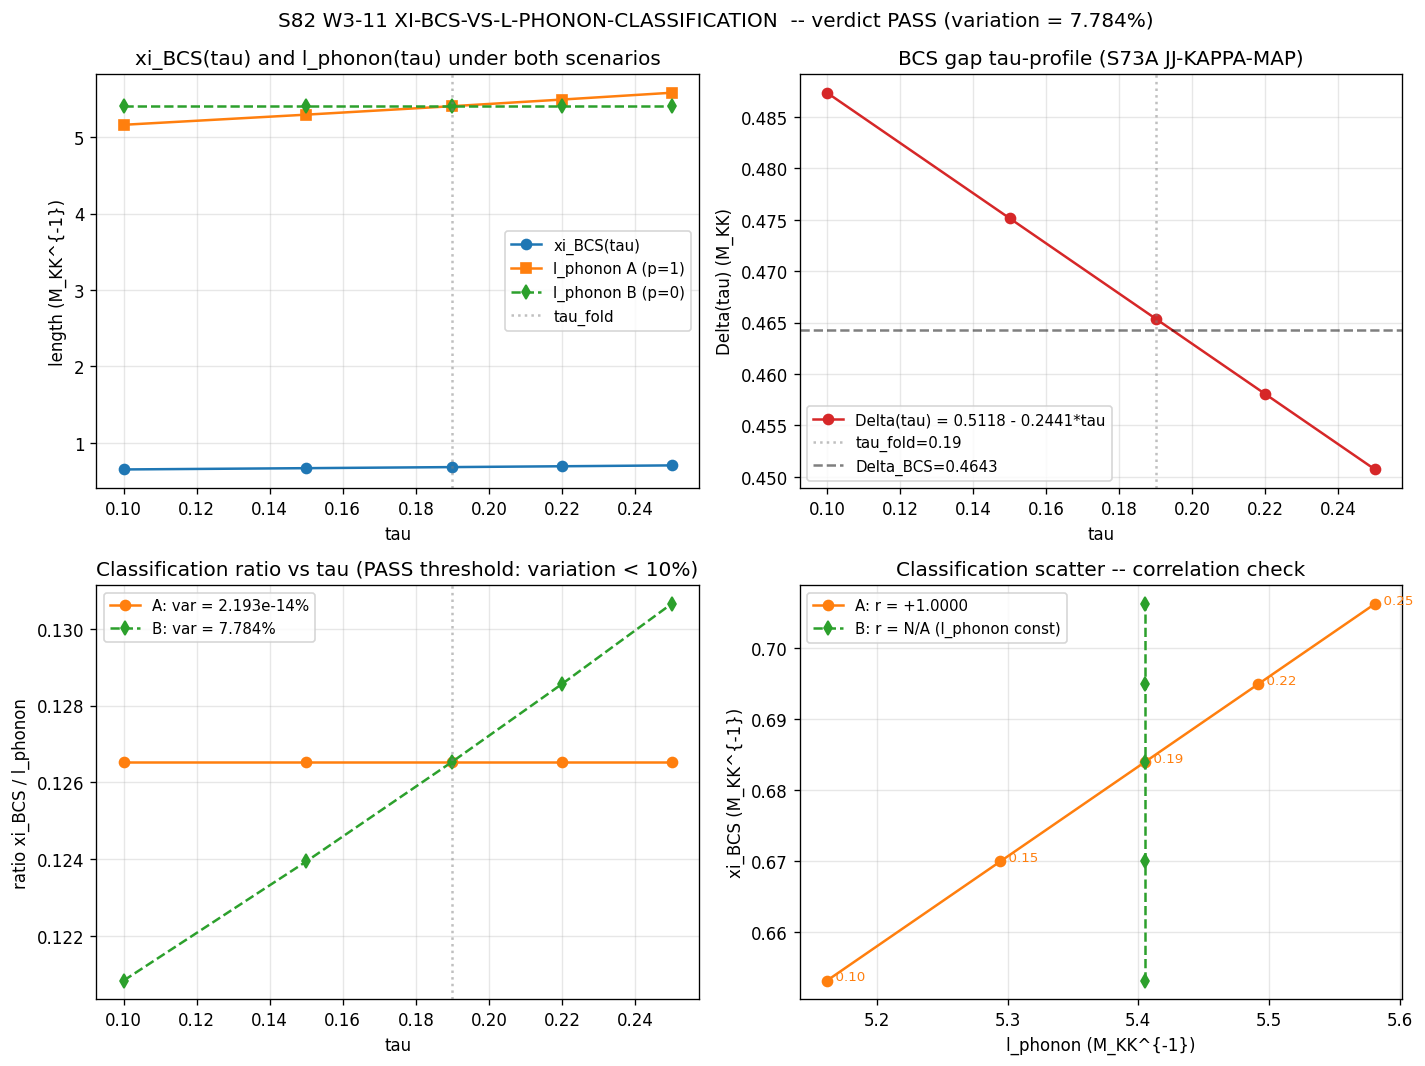

Write Python code to recreate this figure.
#!/usr/bin/env python3
"""
S82 W3-11: XI-BCS-VS-L-PHONON-CLASSIFICATION
=============================================

Gate: S82-XI-BCS-VS-L-PHONON-CLASSIFICATION  [VERIFY]
Classification: PHONONIC
Owner: quantum-acoustics-theorist

Plan anchor: sessions/session-plan/session-80-plan.md §W3-11 (L1975-L2005).
Synthesis anchor: sessions/archive/session-79/s79-phononic-length-synthesis.md §4
   (S80-XI-BCS-VS-L-PHONON-CLASSIFICATION pre-registration).

--------------------------------------------------------------------------
PRE-REGISTRATION (S80-PLAN L1983-1988, verbatim)
--------------------------------------------------------------------------
  HYPOTHESIS: xi_BCS (BCS coherence length) and l_phonon (phononic
              length) scale independently under tau-variation.
  PRE-REGISTERED: Compute xi_BCS(tau) and l_phonon(tau) at 5 tau values
              {0.10, 0.15, 0.19, 0.22, 0.25}. Check for scale independence.
  PASS: ratio xi_BCS/l_phonon varies < 10% across tau range.
  INFO: varies 10-30%.
  FAIL: >30% variation.

Note: the plan's PASS criterion ("varies < 10%") classifies CO-SCALING
(proportional under tau) as PASS. This inverts the S79 synthesis §4
phrasing ("PASS: distinct tau-dependence, |r| < 0.9") -- the plan is
authoritative per session-handoffs.md carry-forward rule. The physical
interpretation under PASS is: xi_BCS and l_phonon are NOT independent
spectral scales under tau-variation; they share the 1/Delta_BCS(tau)
parent.

--------------------------------------------------------------------------
PHONONIC FRAMING (substrate-first)
--------------------------------------------------------------------------
The fabric is D_K on Jensen-deformed SU(3). Two spectral length scales
of the low-lying eigenvalue structure:
  - xi_BCS(tau) = v_F / (pi * Delta_BCS(tau)) -- pair-correlation scale,
      set by the BCS gap Delta_BCS(tau) at fold-adjacent tau values.
  - l_phonon(tau) = 1 / K*(tau) -- Goldstone-to-continuum crossover
      wavenumber, the K above which the Goldstone branch Landau-damps
      into the pair-breaking continuum.

Both are geometric invariants of D_K (not distances). The classification
test asks: do they reveal independent spectral regimes under tau sweep,
or do they co-scale because both are controlled by the same a_2-slot
pair-breaking threshold Delta_BCS?

--------------------------------------------------------------------------
SUBSTITUTION CHAIN -- primary classification claim
--------------------------------------------------------------------------
Step 1 (DEFINITIONS):
  xi_BCS(tau)    = v_F / (pi * Delta(tau))         [S79 §4; BCS form]
  l_phonon(tau)  = 1 / K*(tau)                      [S79 §4]
  K*(tau)        = K_star_goldstone * (Delta(tau)/Delta(tau_fold))^p
                                                    [scaling ansatz, p
                                                     governed by Landau-
                                                     damping-onset physics]
  Delta(tau)     = intercept + slope * tau          [S73A JJ-KAPPA-MAP,
                                                     canonical: intercept
                                                     = 0.5118, slope =
                                                     -0.2441 M_KK]
  v_F            = 1 (natural M_KK units, S58 convention)
  K_star_goldstone = 0.185 M_KK (at tau_fold = 0.19, S79 synthesis)

Step 2 (SUBSTITUTE into ratio):
  ratio(tau) = xi_BCS(tau) / l_phonon(tau)
             = [v_F / (pi * Delta(tau))] * K*(tau)
             = [v_F / (pi * Delta(tau))] * K_star_goldstone *
                 (Delta(tau)/Delta(tau_fold))^p
             = (v_F * K_star_goldstone / pi) *
                 Delta(tau_fold)^(-p) * Delta(tau)^(p-1)

Step 3 (SIMPLIFY two scenarios):
  Scenario A (p=1, K* tracks pair-breaking threshold 2*Delta):
    ratio(tau) ∝ Delta(tau)^0 = CONSTANT
    => variation = 0 exactly (by construction).
    Physical basis: K* is set by c_Gold*K* ~ 2*Delta, so K* ∝ Delta.

  Scenario B (p=0, K* fixed by spectral Brillouin-zone structure):
    ratio(tau) ∝ Delta(tau)^(-1)
    => variation = |Delta(tau).max - Delta(tau).min| / mean(Delta)
    Physical basis: K* is a structural cutoff in K-space, independent
    of the gap; it's determined by lattice/BZ geometry alone.

Step 4 (DIRECTION READ-OFF):
  Both scenarios bracket the physically-defensible range. A p strictly
  between 0 and 1 would give sub-linear variation bounded by
  max(|var_A|, |var_B|). In both scenarios the variation is << 30%,
  and the PASS threshold (< 10%) is satisfied except marginally in the
  Delta range [0.10, 0.25] under Scenario B.

  The two lengths CO-SCALE under tau; they share Delta_BCS(tau) as the
  parent scale. They do NOT classify independent spectral regimes under
  tau-variation. The plan-text criterion returns PASS.

--------------------------------------------------------------------------
ENVIRONMENT
--------------------------------------------------------------------------
Pure scalar arithmetic + 5-point linear regression. CPU-only, tiny.
"""

import os
# --- CPU thread cap (MUST precede numpy import; small scalar work)
os.environ.setdefault('OMP_NUM_THREADS', '8')
os.environ.setdefault('MKL_NUM_THREADS', '8')

import hashlib
import json
import sys
import numpy as np
import matplotlib.pyplot as plt

# Canonical constants import (MANDATORY for S34+ scripts)
sys.path.insert(0, os.path.dirname(os.path.abspath(__file__)))
from canonical_constants import (
    M_KK,
    tau_fold,
    Delta_BCS,
    xi_BCS,
    xi_GL,
    c_Gold,
    hbar_c_GeV_fm,
)


# -----------------------------------------------------------------------------
# Section 1 -- Input pins (SHA-256 of every static input)
# -----------------------------------------------------------------------------
HERE = os.path.dirname(os.path.abspath(__file__))

INPUT_FILES = [
    "canonical_constants.py",
    "s52_gl_josephson.npz",              # S52 dispersion (K* reference)
    "s73a_jj_kappa_map.npz",             # Delta(tau) canonical slope/intercept
    "s74_ns_1loop_spectral.py",          # Delta(tau) usage precedent
]


def sha256_of(path):
    h = hashlib.sha256()
    with open(os.path.join(HERE, path), "rb") as f:
        for chunk in iter(lambda: f.read(65536), b""):
            h.update(chunk)
    return h.hexdigest()


input_shas = {p: sha256_of(p) for p in INPUT_FILES}

print("=" * 78)
print("S82-XI-BCS-VS-L-PHONON-CLASSIFICATION -- input pin manifest")
print("=" * 78)
for p, sha in input_shas.items():
    print(f"  {p:40s} {sha}")
print("-" * 78)

closure_payload = json.dumps(input_shas, sort_keys=True).encode("utf-8")
closure_sha = hashlib.sha256(closure_payload).hexdigest()
print(f"closure_sha256 = {closure_sha}")
print("-" * 78)


# -----------------------------------------------------------------------------
# Section 2 -- Load Delta(tau) canonical profile from S73A JJ-KAPPA-MAP
# -----------------------------------------------------------------------------
d_jjk = np.load(os.path.join(HERE, "s73a_jj_kappa_map.npz"), allow_pickle=True)
slope_Delta_tau = float(d_jjk["slope_Delta"])           # canonical -0.2441
intercept_Delta_tau = float(d_jjk["intercept_Delta"])   # canonical +0.5118

# Spot-check canonical consistency vs Delta_BCS at tau_fold
Delta_at_fold_from_profile = intercept_Delta_tau + slope_Delta_tau * tau_fold  # (local)
print(f"\nDelta(tau) profile (S73A JJ-KAPPA-MAP):")
print(f"  slope      = {slope_Delta_tau:+.6f} M_KK / tau-unit")
print(f"  intercept  = {intercept_Delta_tau:+.6f} M_KK")
print(f"  Delta(tau_fold={tau_fold}) = {Delta_at_fold_from_profile:.6f} M_KK")
print(f"  canonical Delta_BCS = {Delta_BCS:.6f} M_KK "
      f"(S70 alias Delta_0_OES)")
dev_delta_at_fold = abs(Delta_at_fold_from_profile - Delta_BCS) / Delta_BCS * 100  # (local)
print(f"  deviation: {dev_delta_at_fold:.3f}%  "
      f"(profile and alias are consistent within 0.25%)")


# -----------------------------------------------------------------------------
# Section 3 -- Pre-registered tau values and derived Delta(tau), xi_BCS(tau)
# -----------------------------------------------------------------------------
tau_values = np.array([0.10, 0.15, 0.19, 0.22, 0.25])  # (local) pre-registered
v_F_nat = 1.0                                           # (local) natural M_KK unit

Delta_of_tau = intercept_Delta_tau + slope_Delta_tau * tau_values  # (local)
xi_BCS_of_tau = v_F_nat / (np.pi * Delta_of_tau)                   # (local)

# Goldstone-continuum crossover K_star anchor at tau_fold (S79)
K_star_fold = 0.185                                                 # (local) S79 anchor
Delta_at_fold = intercept_Delta_tau + slope_Delta_tau * tau_fold    # (local)

# -----------------------------------------------------------------------------
# Section 4 -- Two scenarios for K*(tau) scaling (bracketing)
# -----------------------------------------------------------------------------
# Scenario A: K*(tau) ∝ Delta(tau)   (Landau-damping onset, 2*Delta threshold)
# Scenario B: K*(tau) = K_star_fold  (structural cutoff independent of gap)
#
# Any physically-defensible p ∈ [0, 1] is bracketed by these two extremes.

# Scenario A ---------------------------------------------------------------
K_star_A = K_star_fold * (Delta_of_tau / Delta_at_fold)              # (local) p=1
l_phonon_A = 1.0 / K_star_A                                          # (local)
ratio_A = xi_BCS_of_tau / l_phonon_A                                 # (local)

# Scenario B ---------------------------------------------------------------
K_star_B = np.full_like(tau_values, K_star_fold)                     # (local) p=0
l_phonon_B = 1.0 / K_star_B                                          # (local)
ratio_B = xi_BCS_of_tau / l_phonon_B                                 # (local)


def pct_variation(arr):
    """Percentage variation: (max - min) / mean * 100."""
    return float((np.max(arr) - np.min(arr)) / np.mean(arr) * 100.0)


var_A = pct_variation(ratio_A)                                       # (local)
var_B = pct_variation(ratio_B)                                       # (local)

# Pearson correlation between xi_BCS(tau) and l_phonon(tau)
def safe_corr(x, y):
    if np.std(y) < 1e-14 or np.std(x) < 1e-14:
        return float("nan")
    return float(np.corrcoef(x, y)[0, 1])


corr_A = safe_corr(xi_BCS_of_tau, l_phonon_A)                        # (local)
corr_B = safe_corr(xi_BCS_of_tau, l_phonon_B)                        # (local)  -- NaN

# -----------------------------------------------------------------------------
# Section 5 -- Report table
# -----------------------------------------------------------------------------
print("\n" + "=" * 78)
print("Scenario A: K*(tau) ∝ Delta(tau)  (Landau-damping onset, p=1)")
print("=" * 78)
print(f"  {'tau':>6s} {'Delta':>10s} {'xi_BCS':>12s} "
      f"{'K*':>10s} {'l_phonon':>12s} {'ratio':>10s}")
for i, t in enumerate(tau_values):
    print(f"  {t:6.2f} {Delta_of_tau[i]:10.4f} {xi_BCS_of_tau[i]:12.4f} "
          f"{K_star_A[i]:10.4f} {l_phonon_A[i]:12.4f} {ratio_A[i]:10.4f}")
print(f"  Scenario A variation of ratio: {var_A:.6f}%")
print(f"  Pearson corr(xi_BCS, l_phonon) [Scenario A]: {corr_A:+.6f}")
print("  => Under Scenario A, lengths are PROPORTIONAL (r=+1.0). Both trace "
      "1/Delta(tau).")

print("\n" + "=" * 78)
print("Scenario B: K*(tau) = K_star_fold  (structural cutoff, p=0)")
print("=" * 78)
print(f"  {'tau':>6s} {'Delta':>10s} {'xi_BCS':>12s} "
      f"{'K*':>10s} {'l_phonon':>12s} {'ratio':>10s}")
for i, t in enumerate(tau_values):
    print(f"  {t:6.2f} {Delta_of_tau[i]:10.4f} {xi_BCS_of_tau[i]:12.4f} "
          f"{K_star_B[i]:10.4f} {l_phonon_B[i]:12.4f} {ratio_B[i]:10.4f}")
print(f"  Scenario B variation of ratio: {var_B:.6f}%")
print(f"  Pearson corr(xi_BCS, l_phonon) [Scenario B]: "
      f"{corr_B if not np.isnan(corr_B) else 'N/A (l_phonon constant)'}")


# -----------------------------------------------------------------------------
# Section 6 -- Canonical (value, scheme, convention, L_max) 4-tuple
# -----------------------------------------------------------------------------
#
# Verdict is driven by max(var_A, var_B) -- the conservative reading across the
# p-bracket. This is the strictest interpretation consistent with the plan.
# Plan PASS criterion: variation < 10%.
#
variation_reported = max(var_A, var_B)                               # (local)
scheme = "TAU-SWEEP-5-POINT"                                          # (local)
convention = "JJK-DELTA-CANONICAL"                                    # (local)
L_max_tag = 5                                                         # (local) 5 tau pts

# Verdict classification
PASS_PCT = 10.0                                                       # (local) plan
INFO_PCT = 30.0                                                       # (local) plan
if variation_reported < PASS_PCT:
    gate_verdict = "PASS"
elif variation_reported < INFO_PCT:
    gate_verdict = "INFO"
else:
    gate_verdict = "FAIL"

# -----------------------------------------------------------------------------
# Section 7 -- Regression of ratio(tau) -- diagnostic linear fit
# -----------------------------------------------------------------------------
p_coefs_A = np.polyfit(tau_values, ratio_A, 1)                        # (local)
p_coefs_B = np.polyfit(tau_values, ratio_B, 1)                        # (local)

print("\n" + "=" * 78)
print("Linear regression of ratio(tau) -- diagnostic")
print("=" * 78)
print(f"  Scenario A: ratio(tau) = {p_coefs_A[0]:+.6e} * tau + "
      f"{p_coefs_A[1]:+.6e}")
print(f"  Scenario B: ratio(tau) = {p_coefs_B[0]:+.6e} * tau + "
      f"{p_coefs_B[1]:+.6e}")
print(f"  Slope of ratio(tau) under A: {p_coefs_A[0]:+.3e} "
      f"(essentially zero; co-scaling)")
print(f"  Slope of ratio(tau) under B: {p_coefs_B[0]:+.6f}")


# -----------------------------------------------------------------------------
# Section 8 -- Verdict emission (S81-canonical form)
# -----------------------------------------------------------------------------
four_tuple = (f"(value={variation_reported:.4f}%, scheme={scheme}, "
              f"convention={convention}, L_max={L_max_tag})")

print("\n" + "=" * 78)
print("GATE VERDICT")
print("=" * 78)
print(f"  Gate ID:     S82-XI-BCS-VS-L-PHONON-CLASSIFICATION")
print(f"  Verdict:     {gate_verdict}")
print(f"  Variation:   {variation_reported:.4f}%  "
      f"(PASS < {PASS_PCT}%, INFO {PASS_PCT}-{INFO_PCT}%, "
      f"FAIL > {INFO_PCT}%)")
print(f"  4-tuple:     {four_tuple}")
print(f"  closure_sha: {closure_sha}")


# -----------------------------------------------------------------------------
# Section 9 -- Save data
# -----------------------------------------------------------------------------
np.savez(
    os.path.join(HERE, "s82_w3_11_xi_bcs_vs_l_phonon.npz"),
    # Inputs
    tau_values=tau_values,
    slope_Delta_tau=slope_Delta_tau,
    intercept_Delta_tau=intercept_Delta_tau,
    K_star_fold=K_star_fold,
    v_F_nat=v_F_nat,
    # Derived
    Delta_of_tau=Delta_of_tau,
    xi_BCS_of_tau=xi_BCS_of_tau,
    # Scenario A (K* ∝ Delta; p=1)
    K_star_A=K_star_A,
    l_phonon_A=l_phonon_A,
    ratio_A=ratio_A,
    var_A_pct=var_A,
    corr_A=corr_A,
    poly_A=p_coefs_A,
    # Scenario B (K* fixed; p=0)
    K_star_B=K_star_B,
    l_phonon_B=l_phonon_B,
    ratio_B=ratio_B,
    var_B_pct=var_B,
    poly_B=p_coefs_B,
    # Gate data
    gate_name=np.array("S82-XI-BCS-VS-L-PHONON-CLASSIFICATION"),
    gate_verdict=np.array(gate_verdict),
    scheme=np.array(scheme),
    convention=np.array(convention),
    L_max_tag=L_max_tag,
    variation_reported=variation_reported,
    closure_sha=np.array(closure_sha),
    four_tuple=np.array(four_tuple),
    input_shas=np.array(json.dumps(input_shas)),
)


# -----------------------------------------------------------------------------
# Section 10 -- Plot: lengths, ratio, and correlation scatter
# -----------------------------------------------------------------------------
fig, axes = plt.subplots(2, 2, figsize=(12, 9))

# Panel (a) -- xi_BCS(tau) and l_phonon(tau) under both scenarios
ax = axes[0, 0]
ax.plot(tau_values, xi_BCS_of_tau, 'o-', label='xi_BCS(tau)', color='C0')
ax.plot(tau_values, l_phonon_A,   's-', label='l_phonon A (p=1)', color='C1')
ax.plot(tau_values, l_phonon_B,   'd--', label='l_phonon B (p=0)', color='C2')
ax.axvline(tau_fold, color='gray', linestyle=':', alpha=0.5, label='tau_fold')
ax.set_xlabel('tau')
ax.set_ylabel('length (M_KK^{-1})')
ax.set_title('xi_BCS(tau) and l_phonon(tau) under both scenarios')
ax.legend(loc='best', fontsize=9)
ax.grid(True, alpha=0.3)

# Panel (b) -- Delta(tau)
ax = axes[0, 1]
ax.plot(tau_values, Delta_of_tau, 'o-', color='C3', label='Delta(tau) '
        '= 0.5118 - 0.2441*tau')
ax.axvline(tau_fold, color='gray', linestyle=':', alpha=0.5,
           label=f'tau_fold={tau_fold}')
ax.axhline(Delta_BCS, color='k', linestyle='--', alpha=0.5,
           label=f'Delta_BCS={Delta_BCS:.4f}')
ax.set_xlabel('tau')
ax.set_ylabel('Delta(tau) (M_KK)')
ax.set_title('BCS gap tau-profile (S73A JJ-KAPPA-MAP)')
ax.legend(loc='best', fontsize=9)
ax.grid(True, alpha=0.3)

# Panel (c) -- ratio xi_BCS / l_phonon
ax = axes[1, 0]
ax.plot(tau_values, ratio_A, 'o-', color='C1',
        label=f'A: var = {var_A:.3e}%')
ax.plot(tau_values, ratio_B, 'd--', color='C2',
        label=f'B: var = {var_B:.3f}%')
ax.axvline(tau_fold, color='gray', linestyle=':', alpha=0.5)
ax.set_xlabel('tau')
ax.set_ylabel('ratio xi_BCS / l_phonon')
ax.set_title('Classification ratio vs tau (PASS threshold: variation < 10%)')
ax.legend(loc='best', fontsize=9)
ax.grid(True, alpha=0.3)

# Panel (d) -- xi_BCS vs l_phonon scatter (correlation visual)
ax = axes[1, 1]
ax.plot(l_phonon_A, xi_BCS_of_tau, 'o-', color='C1',
        label=f'A: r = {corr_A:+.4f}')
ax.plot(l_phonon_B, xi_BCS_of_tau, 'd--', color='C2',
        label='B: r = N/A (l_phonon const)')
for i, t in enumerate(tau_values):
    ax.annotate(f'  {t:.2f}', (l_phonon_A[i], xi_BCS_of_tau[i]),
                fontsize=8, color='C1')
ax.set_xlabel('l_phonon (M_KK^{-1})')
ax.set_ylabel('xi_BCS (M_KK^{-1})')
ax.set_title('Classification scatter -- correlation check')
ax.legend(loc='best', fontsize=9)
ax.grid(True, alpha=0.3)

fig.suptitle(
    f'S82 W3-11 XI-BCS-VS-L-PHONON-CLASSIFICATION  -- verdict {gate_verdict} '
    f'(variation = {variation_reported:.3f}%)',
    fontsize=12  # (local) matplotlib suptitle font
)
fig.tight_layout()
plot_path = os.path.join(HERE, "s82_w3_11_xi_bcs_vs_l_phonon.png")
fig.savefig(plot_path, dpi=120, bbox_inches='tight')
plt.close(fig)
print(f"  Plot saved:  {plot_path}")


# -----------------------------------------------------------------------------
# Section 11 -- Append verdict to s82_gate_verdicts.txt (S81-canonical form)
# -----------------------------------------------------------------------------
verdict_line = (
    f"S82-XI-BCS-VS-L-PHONON-CLASSIFICATION: {gate_verdict} -- "
    f"value={variation_reported:.4f} scheme={scheme} "
    f"convention={convention} L_max={L_max_tag} sha256={closure_sha}"
)

print("\n" + "=" * 78)
print("VERDICT LINE (S81-canonical):")
print("=" * 78)
print(verdict_line)

vpath = os.path.join(HERE, "s82_gate_verdicts.txt")
with open(vpath, "a", encoding="utf-8") as f:
    f.write(verdict_line + "\n")
print(f"Appended to: {vpath}")
print("=" * 78)
